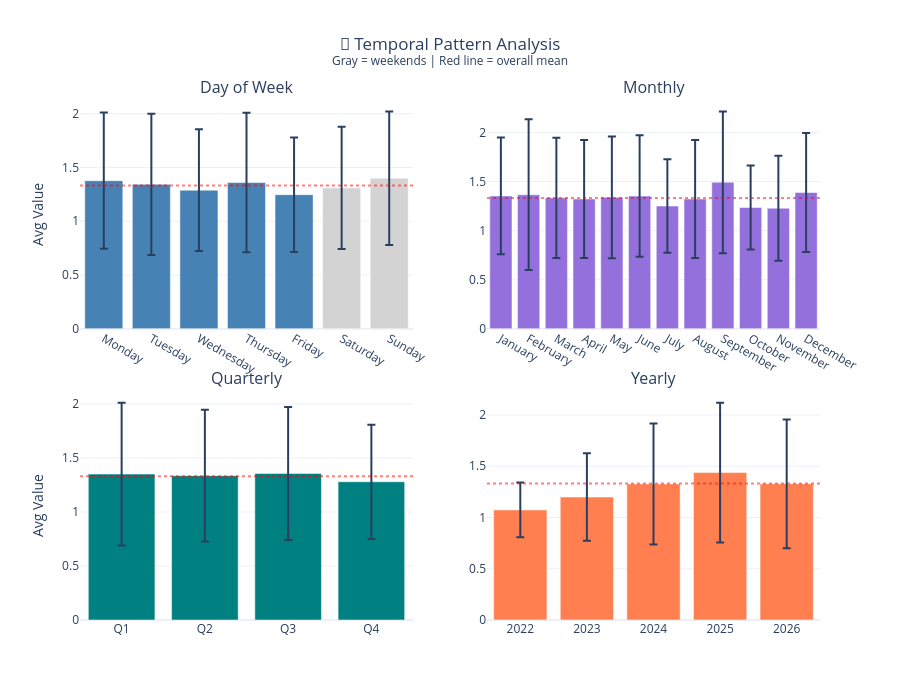

Here is the notebook cell this chart was saved with:
### Markdown cell above
## 1c.6 Seasonality Detection

**📖 Understanding Seasonality:**
- **Weekly** (period=7): Higher activity on certain days
- **Monthly** (period~30): End-of-month patterns, billing cycles
- **Quarterly** (period~90): Business cycles, seasonal products

**📊 Interpreting Strength (Autocorrelation):**

Strength measures how well values at a given lag correlate with current values.

| Strength | Interpretation | Random Data Baseline |
|----------|----------------|---------------------|
| 0.0 | No pattern (random noise) | ≈ 0.0 |
| 0.1–0.3 | Weak pattern | Barely above random |
| 0.3–0.5 | Moderate pattern | 3–5× lift over random |
| 0.5–0.7 | Strong pattern | Clear repeating cycle |
| > 0.7 | Very strong pattern | Near-deterministic cycle |

*Lift interpretation: A strength of 0.4 means the pattern explains ~40% of variance at that lag, vs ~0% for random data.*

**🎯 Window-Aligned Pattern Detection:**

We check two types of patterns:
- **Natural periods** (7, 14, 21, 30 days): Calendar-driven cycles
- **Aggregation windows** (from findings): Patterns at your selected feature windows (e.g., 180d, 365d)

If a pattern aligns with your aggregation window, features computed over that window may capture the full cycle — consider this when interpreting aggregated features.

**Impact on ML:**
- Add day-of-week, month features for detected periods
- Consider seasonal decomposition for strong patterns
- Use cyclical encodings (sin/cos) for neural networks

### Code cell
# Seasonality Analysis - Temporal Pattern Grid + Autocorrelation

# Prepare temporal columns
daily_data["day_of_week"] = daily_data[TIME_COLUMN].dt.day_name()
daily_data["month"] = daily_data[TIME_COLUMN].dt.month_name()
daily_data["quarter"] = "Q" + daily_data[TIME_COLUMN].dt.quarter.astype(str)
daily_data["year"] = daily_data[TIME_COLUMN].dt.year.astype(str)

dow_order = ["Monday", "Tuesday", "Wednesday", "Thursday", "Friday", "Saturday", "Sunday"]
month_order = ["January", "February", "March", "April", "May", "June", "July", "August", "September", "October", "November", "December"]
daily_data["day_of_week"] = native_pd.Categorical(daily_data["day_of_week"], categories=[d for d in dow_order if d in daily_data["day_of_week"].to_numpy()], ordered=True)
daily_data["month"] = native_pd.Categorical(daily_data["month"], categories=[m for m in month_order if m in daily_data["month"].to_numpy()], ordered=True)
daily_data["quarter"] = native_pd.Categorical(daily_data["quarter"], categories=[q for q in ["Q1","Q2","Q3","Q4"] if q in daily_data["quarter"].to_numpy()], ordered=True)

# Compute statistics
dow_stats_mean = daily_data.groupby("day_of_week", observed=True)[analysis_col].mean().reset_index().rename(columns={analysis_col: "mean"})
dow_stats_std = daily_data.groupby("day_of_week", observed=True)[analysis_col].std().reset_index().rename(columns={analysis_col: "std"})
dow_stats = dow_stats_mean.merge(dow_stats_std, on="day_of_week")
monthly_stats_mean = daily_data.groupby("month", observed=True)[analysis_col].mean().reset_index().rename(columns={analysis_col: "mean"})
monthly_stats_std = daily_data.groupby("month", observed=True)[analysis_col].std().reset_index().rename(columns={analysis_col: "std"})
monthly_stats = monthly_stats_mean.merge(monthly_stats_std, on="month")
quarterly_stats_mean = daily_data.groupby("quarter", observed=True)[analysis_col].mean().reset_index().rename(columns={analysis_col: "mean"})
quarterly_stats_std = daily_data.groupby("quarter", observed=True)[analysis_col].std().reset_index().rename(columns={analysis_col: "std"})
quarterly_stats = quarterly_stats_mean.merge(quarterly_stats_std, on="quarter")
yearly_stats_mean = daily_data.groupby("year", observed=True)[analysis_col].mean().reset_index().rename(columns={analysis_col: "mean"})
yearly_stats_std = daily_data.groupby("year", observed=True)[analysis_col].std().reset_index().rename(columns={analysis_col: "std"})
yearly_stats = yearly_stats_mean.merge(yearly_stats_std, on="year")
overall_mean = daily_data[analysis_col].mean()

# Get aggregation window lags for seasonality detection
window_lags = []
if findings.time_series_metadata and findings.time_series_metadata.suggested_aggregations:
    for w in findings.time_series_metadata.suggested_aggregations:
        if w != "all_time":
            days = int(w.replace("d", "").replace("h", "")) if "d" in w else int(w.replace("h", "")) // 24
            if days > 30:
                window_lags.append(days)

# Run seasonality detection
seasonality_results = analyzer.detect_seasonality(daily_data, value_column=analysis_col, additional_lags=window_lags)

# Create 2x2 visualization grid
fig = make_subplots(rows=2, cols=2, subplot_titles=["Day of Week", "Monthly", "Quarterly", "Yearly"],
                    horizontal_spacing=0.1, vertical_spacing=0.12)

colors_dow = ["lightgray" if d in ["Saturday", "Sunday"] else "steelblue" for d in dow_stats["day_of_week"]]
fig.add_trace(go.Bar(x=dow_stats["day_of_week"], y=dow_stats["mean"], error_y=dict(type="data", array=dow_stats["std"]),
                     marker_color=colors_dow, showlegend=False), row=1, col=1)
fig.add_trace(go.Bar(x=monthly_stats["month"], y=monthly_stats["mean"], error_y=dict(type="data", array=monthly_stats["std"]),
                     marker_color="mediumpurple", showlegend=False), row=1, col=2)
fig.add_trace(go.Bar(x=quarterly_stats["quarter"], y=quarterly_stats["mean"], error_y=dict(type="data", array=quarterly_stats["std"]),
                     marker_color="teal", showlegend=False), row=2, col=1)
fig.add_trace(go.Bar(x=yearly_stats["year"], y=yearly_stats["mean"], error_y=dict(type="data", array=yearly_stats["std"]),
                     marker_color="coral", showlegend=False), row=2, col=2)

for row, col in [(1, 1), (1, 2), (2, 1), (2, 2)]:
    fig.add_hline(y=overall_mean, line_dash="dot", line_color="red", opacity=0.5, row=row, col=col)

fig.update_layout(title={"text": "📅 Temporal Pattern Analysis<br><sup>Gray = weekends | Red line = overall mean</sup>",
                         "x": 0.5, "xanchor": "center"}, template="plotly_white", height=700)
fig.update_yaxes(title_text="Avg Value", row=1, col=1)
fig.update_yaxes(title_text="Avg Value", row=2, col=1)
display_figure(fig)

# Combined Pattern Analysis
print("📊 SEASONALITY & TEMPORAL PATTERN ANALYSIS")
print("="*60)

# Variation analysis
def calc_var(stats): return (stats["mean"].max() - stats["mean"].min()) / overall_mean * 100 if len(stats) > 1 else 0
variations = {"day_of_week": calc_var(dow_stats), "month": calc_var(monthly_stats),
              "quarter": calc_var(quarterly_stats), "year": calc_var(yearly_stats)}

print("\n📈 Pattern Variation (% from mean):")
print(f"   Day of Week: {variations['day_of_week']:.1f}%")
print(f"   Monthly:     {variations['month']:.1f}%")
print(f"   Quarterly:   {variations['quarter']:.1f}%")
print(f"   Yearly:      {variations['year']:.1f}%")

# Autocorrelation seasonality
print("\n🔁 Autocorrelation Seasonality (threshold > 0.3):")
if seasonality_results:
    for sr in seasonality_results:
        strength = "Strong" if sr.strength > 0.5 else "Moderate"
        aligned = " [aggregation window]" if sr.period in window_lags else ""
        print(f"   • {sr.period_name or f'{sr.period}d'}: {sr.strength:.3f} ({strength}){aligned}")
else:
    print("   No significant autocorrelation patterns detected")

# Generate recommendations
SEASONALITY_RECOMMENDATIONS = []
for pattern, var_pct in variations.items():
    priority = "high" if var_pct > 20 else "medium" if var_pct > 10 else "low"

    if pattern == "day_of_week" and var_pct > 10:
        SEASONALITY_RECOMMENDATIONS.append({"pattern": pattern, "variation": var_pct, "priority": priority,
            "features": ["dow_sin", "dow_cos", "is_weekend"], "reason": f"{var_pct:.1f}% variation - add cyclical encoding"})
    elif pattern == "month" and var_pct > 10:
        SEASONALITY_RECOMMENDATIONS.append({"pattern": pattern, "variation": var_pct, "priority": priority,
            "features": ["month_sin", "month_cos"], "reason": f"{var_pct:.1f}% variation - add cyclical encoding"})
    elif pattern == "quarter" and var_pct > 10:
        SEASONALITY_RECOMMENDATIONS.append({"pattern": pattern, "variation": var_pct, "priority": priority,
            "features": ["quarter_sin", "quarter_cos"], "reason": f"{var_pct:.1f}% variation - add cyclical encoding"})
    elif pattern == "year" and var_pct > 20:
        trend_explains = 'trend_result' in dir() and trend_result.strength > 0.3 and trend_result.has_direction
        if trend_explains:
            SEASONALITY_RECOMMENDATIONS.append({"pattern": pattern, "variation": var_pct, "priority": priority,
                "features": ["year_trend"], "reason": f"{var_pct:.1f}% variation aligned with trend"})
        else:
            SEASONALITY_RECOMMENDATIONS.append({"pattern": pattern, "variation": var_pct, "priority": priority,
                "features": ["year_categorical"], "reason": f"{var_pct:.1f}% variation but NO linear trend - use categorical",
                "warning": "Stepwise changes or non-linear cycles suspected"})

# For autocorrelation-detected patterns
for sr in seasonality_results:
    if sr.period in [7, 14, 21, 30] and sr.strength > 0.3:
        SEASONALITY_RECOMMENDATIONS.append({"pattern": f"{sr.period}d_cycle", "variation": sr.strength * 100,
            "priority": "medium", "features": [f"lag_{sr.period}d_ratio"],
            "reason": f"Autocorrelation {sr.strength:.2f} at {sr.period}d - add lag ratio feature"})

print("\n" + "─"*60)
print("📋 SEASONALITY RECOMMENDATIONS:")
print("─"*60)
if SEASONALITY_RECOMMENDATIONS:
    for rec in SEASONALITY_RECOMMENDATIONS:
        icon = {"high": "🔴", "medium": "🟡", "low": "🟢"}.get(rec["priority"], "⚪")
        print(f"\n{icon} [{rec['priority'].upper()}] {rec['pattern'].replace('_', ' ').title()}")
        print(f"   {rec['reason']}")
        if rec.get("warning"):
            print(f"   ⚠️  {rec['warning']}")
        if rec.get("features"):
            print(f"   → Features: {', '.join(rec['features'])}")
else:
    print("\n   No significant patterns - seasonal features unlikely to help")

TEMPORAL_PATTERN_RECOMMENDATIONS = SEASONALITY_RECOMMENDATIONS

### Figure 1 — Plotly figure (JSON) as saved in the notebook; plotly's stock layout.template omitted (floating-point values rounded to 4 significant figures)
{"data": [{"error_y": {"array": [0.6343, 0.6572, 0.5658, 0.6492, 0.5324, 0.5682, 0.6211], "type": "data"}, "marker": {"color": ["steelblue", "steelblue", "steelblue", "steelblue", "steelblue", "lightgray", "lightgray"]}, "showlegend": false, "type": "bar", "x": ["Monday", "Tuesday", "Wednesday", "Thursday", "Friday", "Saturday", "Sunday"], "xaxis": "x", "y": [1.378, 1.343, 1.289, 1.36, 1.247, 1.31, 1.4], "yaxis": "y"}, {"error_y": {"array": [0.5941, 0.7677, 0.6115, 0.6, 0.6194, 0.6191, 0.4767, 0.6, 0.7216, 0.4284, 0.5351, 0.6061], "type": "data"}, "marker": {"color": "mediumpurple"}, "showlegend": false, "type": "bar", "x": ["January", "February", "March", "April", "May", "June", "July", "August", "September", "October", "November", "December"], "xaxis": "x2", "y": [1.353, 1.365, 1.333, 1.322, 1.338, 1.352, 1.25, 1.322, 1.492, 1.235, 1.228, 1.388], "yaxis": "y2"}, {"error_y": {"array": [0.6618, 0.6096, 0.6162, 0.5291], "type": "data"}, "marker": {"color": "teal"}, "showlegend": false, "type": "bar", "x": ["Q1", "Q2", "Q3", "Q4"], "xaxis": "x3", "y": [1.352, 1.337, 1.358, 1.28], "yaxis": "y3"}, {"error_y": {"array": [0.2669, 0.4264, 0.5905, 0.6821, 0.628], "type": "data"}, "marker": {"color": "coral"}, "showlegend": false, "type": "bar", "x": ["2022", "2023", "2024", "2025", "2026"], "xaxis": "x4", "y": [1.074, 1.2, 1.328, 1.438, 1.329], "yaxis": "y4"}], "layout": {"annotations": [{"font": {"size": 16}, "showarrow": false, "text": "Day of Week", "x": 0.225, "xanchor": "center", "xref": "paper", "y": 1.0, "yanchor": "bottom", "yref": "paper"}, {"font": {"size": 16}, "showarrow": false, "text": "Monthly", "x": 0.775, "xanchor": "center", "xref": "paper", "y": 1.0, "yanchor": "bottom", "yref": "paper"}, {"font": {"size": 16}, "showarrow": false, "text": "Quarterly", "x": 0.225, "xanchor": "center", "xref": "paper", "y": 0.44, "yanchor": "bottom", "yref": "paper"}, {"font": {"size": 16}, "showarrow": false, "text": "Yearly", "x": 0.775, "xanchor": "center", "xref": "paper", "y": 0.44, "yanchor": "bottom", "yref": "paper"}], "height": 700, "shapes": [{"line": {"color": "red", "dash": "dot"}, "opacity": 0.5, "type": "line", "x0": 0, "x1": 1, "xref": "x domain", "y0": 1.332, "y1": 1.332, "yref": "y"}, {"line": {"color": "red", "dash": "dot"}, "opacity": 0.5, "type": "line", "x0": 0, "x1": 1, "xref": "x2 domain", "y0": 1.332, "y1": 1.332, "yref": "y2"}, {"line": {"color": "red", "dash": "dot"}, "opacity": 0.5, "type": "line", "x0": 0, "x1": 1, "xref": "x3 domain", "y0": 1.332, "y1": 1.332, "yref": "y3"}, {"line": {"color": "red", "dash": "dot"}, "opacity": 0.5, "type": "line", "x0": 0, "x1": 1, "xref": "x4 domain", "y0": 1.332, "y1": 1.332, "yref": "y4"}], "title": {"text": "📅 Temporal Pattern Analysis<br><sup>Gray = weekends | Red line = overall mean</sup>", "x": 0.5, "xanchor": "center"}, "xaxis": {"anchor": "y", "domain": [0.0, 0.45]}, "xaxis2": {"anchor": "y2", "domain": [0.55, 1.0]}, "xaxis3": {"anchor": "y3", "domain": [0.0, 0.45]}, "xaxis4": {"anchor": "y4", "domain": [0.55, 1.0]}, "yaxis": {"anchor": "x", "domain": [0.56, 1.0], "title": {"text": "Avg Value"}}, "yaxis2": {"anchor": "x2", "domain": [0.56, 1.0]}, "yaxis3": {"anchor": "x3", "domain": [0.0, 0.44], "title": {"text": "Avg Value"}}, "yaxis4": {"anchor": "x4", "domain": [0.0, 0.44]}}}
